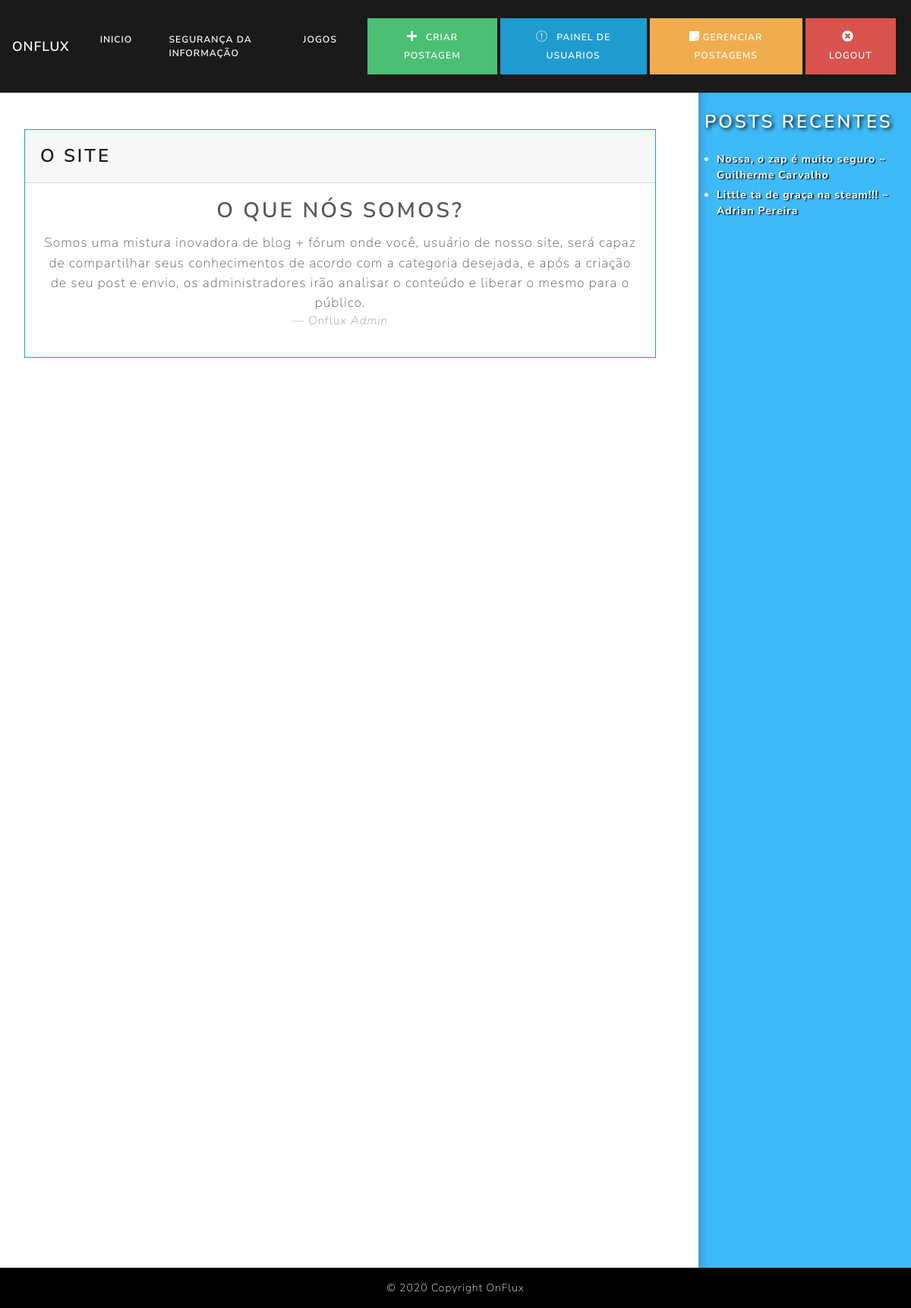
The page /inicio.php (signed in) on the database its author committed.
### tables this page shows
CREATE TABLE `postagens` (
  `id_postagem` int(11) NOT NULL AUTO_INCREMENT,
  `titulo` varchar(60) NOT NULL,
  `conteudo` text NOT NULL,
  `imagem` varchar(250) NOT NULL,
  `aprovacao` bit(1) NOT NULL DEFAULT b'0',
  `categoria` varchar(30) NOT NULL,
  `publicador` varchar(30) NOT NULL,
  `avaliacao` int(11) NOT NULL,
  `qtd_avaliacao` int(11) NOT NULL,
  `data` date NOT NULL,
  PRIMARY KEY (`id_postagem`)
);

### posts_recentes.php (the view)
<?php
		$comandoSQL2 = $con->prepare("SELECT * from postagens WHERE aprovacao = 1 ORDER BY data LIMIT 10");
		$comandoSQL2->execute();
		$resultado2 = $comandoSQL2->fetchALL();
	?>
	<div class="wrapper">
	    <nav id="sidebar">
	        <div class="sidebar-header">
	            <h3 class="my-4 ml-2 text-white" style="text-shadow: black 0.1em 0.1em 0.2em">Posts Recentes</h3>
	        </div>
	        <ul class="list-group">
	        	<?php
					foreach($resultado2 as $pubRecente){
				?>
	            <li class="ml-4 text-white" style="margin-bottom: 5px;">
						<a class="text-white texto-sombreado" style="font-weight: bold;" href="postagem.php?id_postagem=<?php echo $pubRecente['id_postagem'] ?>"><?php echo $pubRecente['titulo']; ?> ~ <?php echo $pubRecente['publicador']; ?></a>
				<?php
					}
				?>
				</li>
	        </ul>
	    </nav>
	</div>

### css/estilo.css (style rules this page uses)
.wrapper { display: flex; width: 100%; }
#sidebar { text-align: left; width: 280px; position: absolute; top: 1; right: 0; height: 200vh; z-index: 999; background: #7386D5; color: #fff; transition: all 0.3s; background-color: #3fbaf8; -webkit-box-shadow: inset 10px 0px 25px -20px rgba(0,0,0,0.75); -moz-box-shadow: inset 10px 0px 25px -20px rgba(0,0,0,0.75); box-shadow: inset 10px 0px 25px -20px rgba(0,0,0,0.75); }
.texto-sombreado { font-weight: bold; text-shadow: black 0.1em 0.1em 0.1em }

### rows shown on the page
postagens: titulo "Nossa, o zap é muito seguro", publicador "Guilherme Carvalho"
postagens: titulo "Little ta de graça na steam!!!", publicador "Adrian Pereira"
